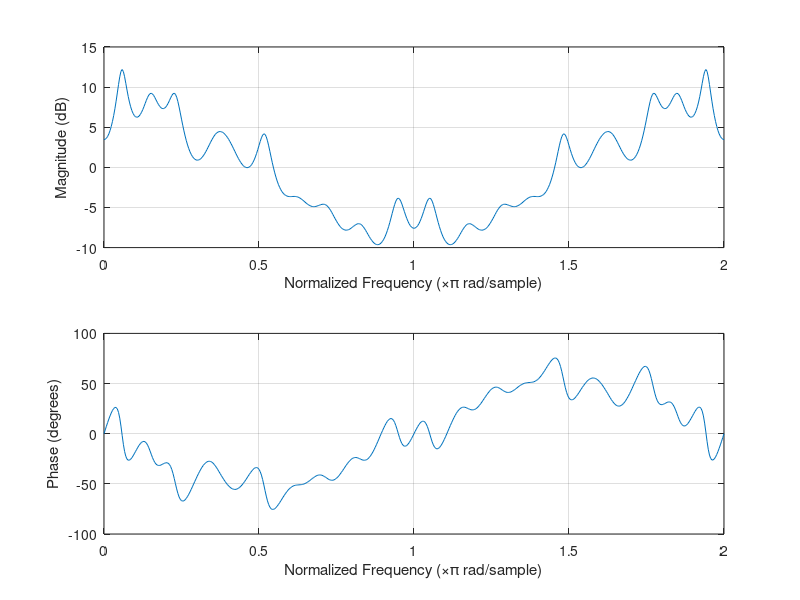
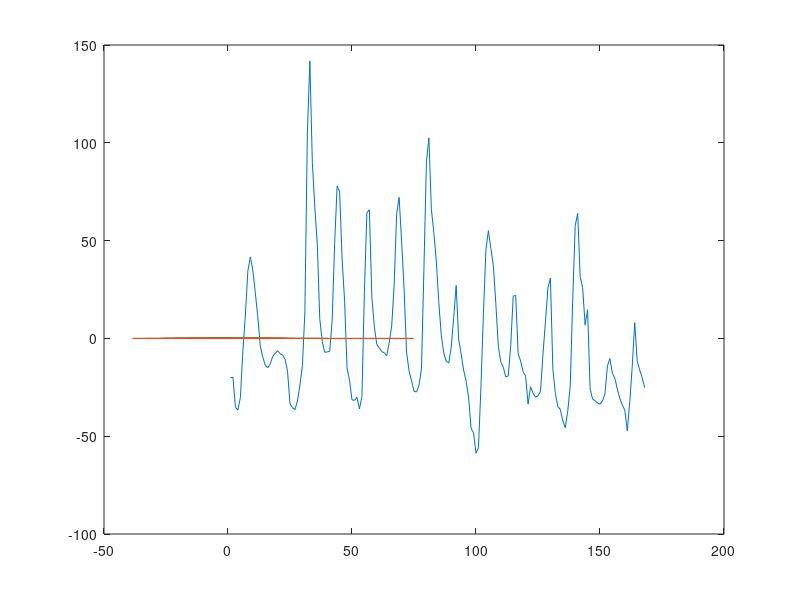
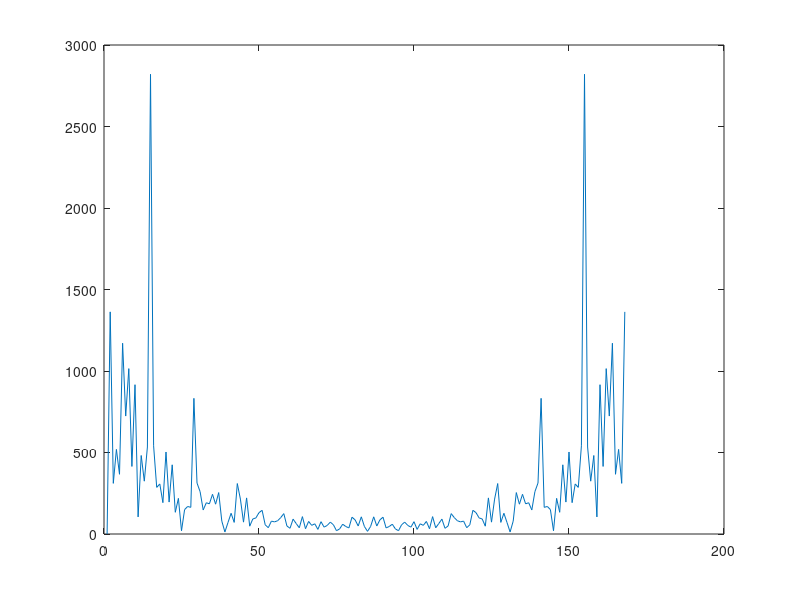
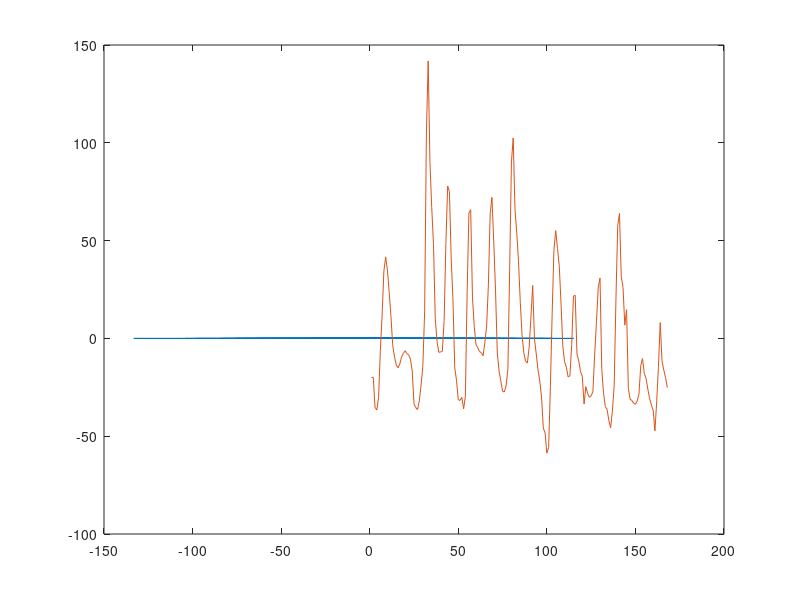

Reproduce these figures in MATLAB, in order. (Note: this script raises an error after producing the figures.)
clear all;
close all;
clc;
%% Preparing data for Feedback coeficients - LN stochastic p. 28
% 
data = load('data_v2.csv'); % Data
data_mean = data(:,3) - mean(data(:,3)); % Mean substracted from data 
% 
% atc = autocorr(data_mean); % Autocorrelation of data
%  
% y_gamma = atc(2:length(atc)); % Used in Yule walker 
% Gamma = toeplitz(atc(1:length(atc)-1)); % Used in Yule walker
% 
% sigma = inv(Gamma)*y_gamma; % Feedback coeificients for AR(20)


%%

% f = linspace(0,1,length(data(:,3)));

x = data_mean;
x_f = fft(x);

% By visual inspection. x = 15, 155 is peak of fft 

theta = [angle(x_f(2)) angle(x_f(15)) angle(x_f(29)) angle(x_f(6)) angle(x_f(8)) angle(x_f(10))];
%angle(x_f(155));
%fz = 


x_f(2) = 0;
x_f(168) = 0;

x_f(15) = 0;    % Erase peroidisity
x_f(155) = 0;   % Erase peroidisity

x_f(29) = 0;
x_f(141) = 0;

x_f(6) = 0;
x_f(164) = 0;

x_f(8) = 0;
x_f(162) = 0;

x_f(10) = 0;
x_f(160) = 0;


% plot(mag2db(abs(x_f)))

figure
x_t = ifft(x_f);

p = 20;
a = aryule(x_t,p);

freqz(1,a)

figure

plot(x)
hold on
plot(x_t)

figure 
plot(abs(fft(data_mean)))
figure
phi = aryule(x_t,10);

out = 0;
dummy = 0;
%%%%%%%%%%%%%%%%%%%%%%%%%%%%%%%%%%%%%
x = randn(1,168);

% for n = 1:168 % for loop to define x[n] = z[n] + sigma[n-1] + sigma[n-2] .. sigma[n-i] 
%     
%     out(n) = x * phi';
%     dummy(1) = randn(1);
%     
%     for k = 2:length(x)
%         dummy(k) = x(k-1);
%     end
% 
%     x = dummy;
% end
y = filter(10,phi,x);

A1 = 2820 / (168/2); % Amplitude of cosine peroridicity - A*cos(2*pi*f*t + theta) 
A2 = 2820 / (155/2);
A3 = 2820 / (141/2);
A4 = 2820 / (164/2);
A5 = 2820 / (162/2);
A6 = 2820 / (160/2);

fz1 = (15/168) ;%2.48*10^-5; %1/(15/168);
fz2 = (15/155) ;
fz3 = (15/141) ;
fz4 = (15/164) ;
fz5 = (15/162) ;
fz6 = (15/160) ;

t = (1:1:168);
per1 = A2 * cos(2*pi*fz2*t + theta(1)); % Peoridisity
per2 = A1 * cos(2*pi*fz1*t + theta(2));
per3 = A3 * cos(2*pi*fz3*t + theta(3));
per4 = A4 * cos(2*pi*fz4*t + theta(4));
per5 = A5 * cos(2*pi*fz5*t + theta(5));
per6 = A6 * cos(2*pi*fz6*t + theta(6));



plot(per1+per2+per3+per4+per5+per6+y)
hold on 
plot(data_mean)
figure
plot(abs(fft((per1+per2+per3+per4+per5+per6+y))))
fit(t',data(:,3),'smoothingspline')